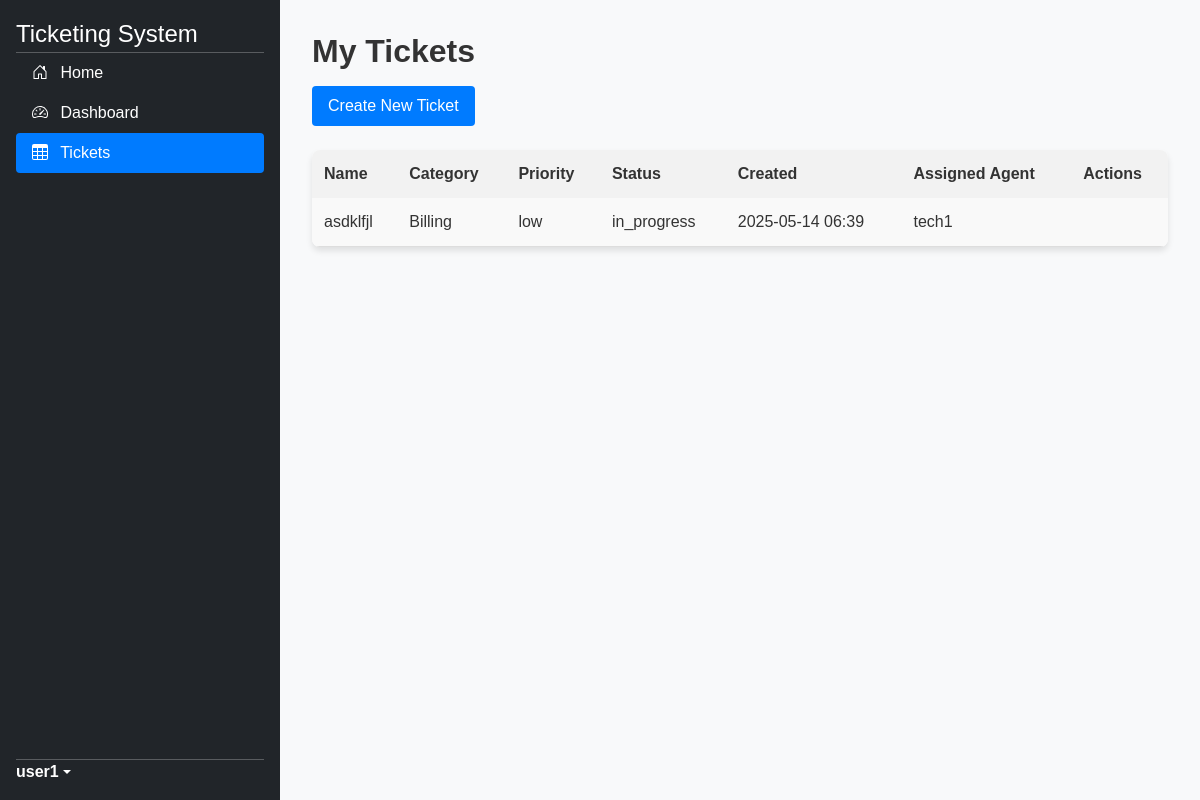
/tickets/ (signed in), run on an earlier commit of the app's database.
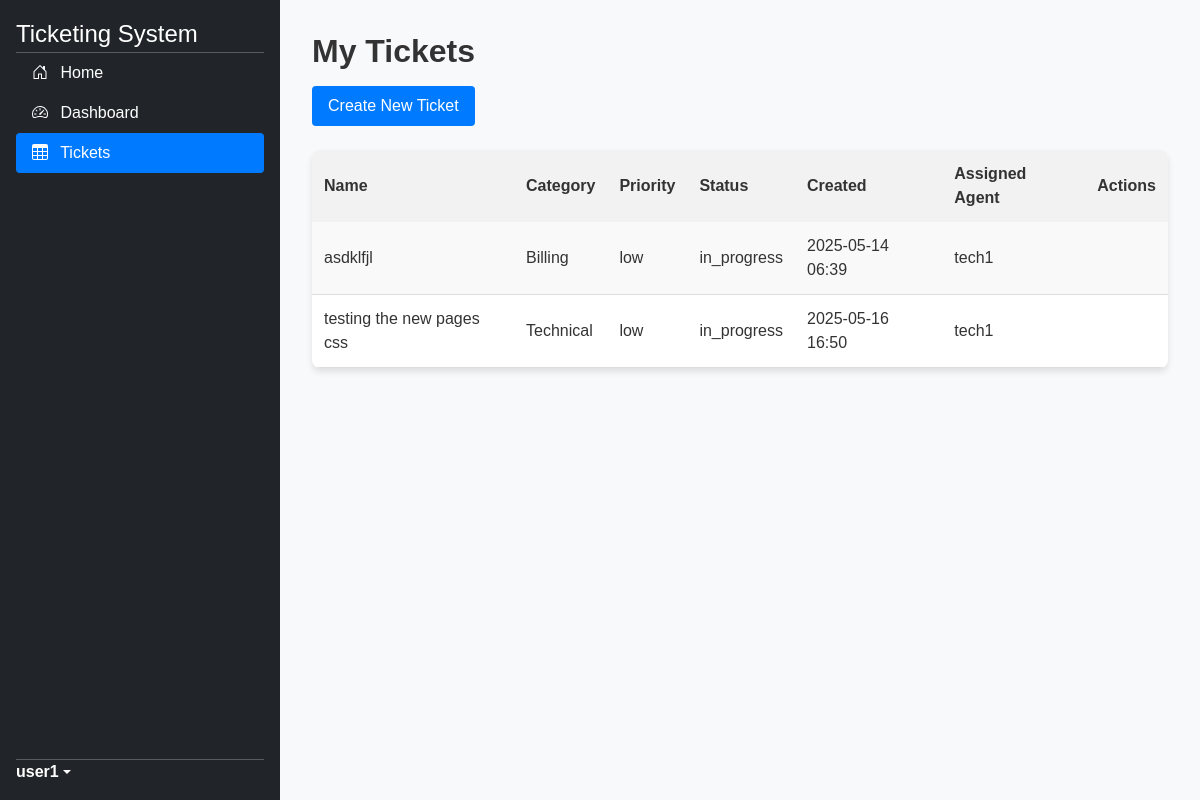
And on a later commit of the database.
### website/models.py (models this page shows, shortened)
class Ticket(models.Model):
    PRIORITY_CHOICES = (
        ('low', 'Low'),
        ('medium', 'Medium'),
        ('high', 'High'),
    )
    STATE_CHOICES = (
        ('open', 'Open'),
        ('in_progress', 'In Progress'),
        ('closed', 'Closed'),
    )
    name = models.CharField(max_length=100)
    description = models.TextField()
    category = models.ForeignKey(Category, on_delete=models.CASCADE)
    priority = models.CharField(max_length=100, choices=PRIORITY_CHOICES, default='low')
    state = models.CharField(max_length=100, choices=STATE_CHOICES, default='open')
    user = models.ForeignKey(settings.AUTH_USER_MODEL, on_delete=models.CASCADE, related_name='tickets')
    assigned_agent = models.ForeignKey(settings.AUTH_USER_MODEL, on_delete=models.CASCADE, null=True, blank=True)
    creation_date = models.DateTimeField(auto_now_add=True)
    resolution_date = models.DateTimeField(null=True, blank=True)

class Category(models.Model):
    name = models.CharField(max_length=100)

class CustomUser(AbstractUser):
    phone_regex = RegexValidator(
        regex=r'^\+?1?\d{9,15}$',
        message="Phone number must be entered in the format: '+999999999'. Up to 15 digits allowed."
    )
    phone_number = models.CharField(
        max_length=17,
        validators=[phone_regex],
        blank=False,
        null=False,
        unique=True
    )

### website/views.py (the view)
# urls.py: path('tickets/', views.my_tickets, name='my_tickets'),
@login_required
def my_tickets(request):
    tickets = Ticket.objects.filter(user=request.user)
    return render(request, 'my_tickets.html', {'tickets': tickets})

### website/templates/my_tickets.html (shortened to what this page needs)
{% load static %}
<!DOCTYPE html>
<html lang="en">
<head>
    {% load bootstrap5 %}
    {% bootstrap_css %}
    <link href="https://cdn.jsdelivr.net/npm/tailwindcss@2.2.19/dist/tailwind.min.css" rel="stylesheet">
    <link rel="stylesheet" href="{% static 'css/global.css' %}">
    <link rel="stylesheet" href="{% static 'css/admin_dashboard.css' %}">
    <link rel="stylesheet" href="{% static 'css/my_tickets.css' %}">
</head>
<body>
    <main>
        <div class="d-flex flex-column flex-shrink-0 p-3 text-white bg-dark sidebar">
            <a href="{% url 'home' %}" class="d-flex align-items-center mb-3 mb-md-0 me-md-auto text-white text-decoration-none">
                <span class="fs-4">Ticketing System</span>
            </a>
            <hr>
            <ul class="nav nav-pills flex-column mb-auto">
                <li class="nav-item">
                    <a href="{% url 'home' %}" class="nav-link text-white">
                        <svg class="bi me-2" width="16" height="16"><use xlink:href="#home"/></svg>
                        Home
                    </a>
                </li>
                <li>
                    <a href="{% url 'dashboard' %}" class="nav-link text-white">
                        <svg class="bi me-2" width="16" height="16"><use xlink:href="#speedometer2"/></svg>
                        Dashboard
                    </a>
                </li>
                <li>
                    <a href="{% url 'my_tickets' %}" class="nav-link active" aria-current="page">
                        <svg class="bi me-2" width="16" height="16"><use xlink:href="#table"/></svg>
                        Tickets
                    </a>
                </li>
            </ul>
            <hr>
            {% if user.is_authenticated %}
            <div class="dropdown">
                <a href="#" class="d-flex align-items-center text-white text-decoration-none dropdown-toggle" id="dropdownUser1" data-bs-toggle="dropdown" aria-expanded="false">
                    <strong>{{ user.username }}</strong>
                </a>
            </div>
            {% endif %}
        </div>
        <div class="content">
            <h2 class="page-header">My Tickets</h2>
            <a href="{% url 'create_ticket' %}" class="create-ticket">Create New Ticket</a>
            {% if tickets %}
            <div class="ticket-table">
                <table>
                    <tr>
                        <th>Name</th>
                        <th>Category</th>
                        <th>Priority</th>
                        <th>Status</th>
                        <th>Created</th>
                        <th>Assigned Agent</th>
                        <th>Actions</th>
                    </tr>
                    {% for ticket in tickets %}
                    <tr>
                        <td>{{ ticket.name }}</td>
                        <td>{{ ticket.category.name }}</td>
                        <td>{{ ticket.priority }}</td>
                        <td>{{ ticket.state }}</td>
                        <td>{{ ticket.creation_date|date:"Y-m-d H:i" }}</td>
                        <td>{{ ticket.assigned_agent.username|default:"Unassigned" }}</td>
                        <td>
                        </td>
                    </tr>
                    {% endfor %}
                </table>
            </div>
            {% else %}
            <p>No tickets found.</p>
            {% endif %}
        </div>
    </main>
</body>
</html>

What changed in the data, as far as the page shows it:
added Ticket: name "testing the new pages css", category.name "Technical", priority "low", state "in_progress", creation_date "2025-05-16 16:50", assigned_agent.username "tech1"
